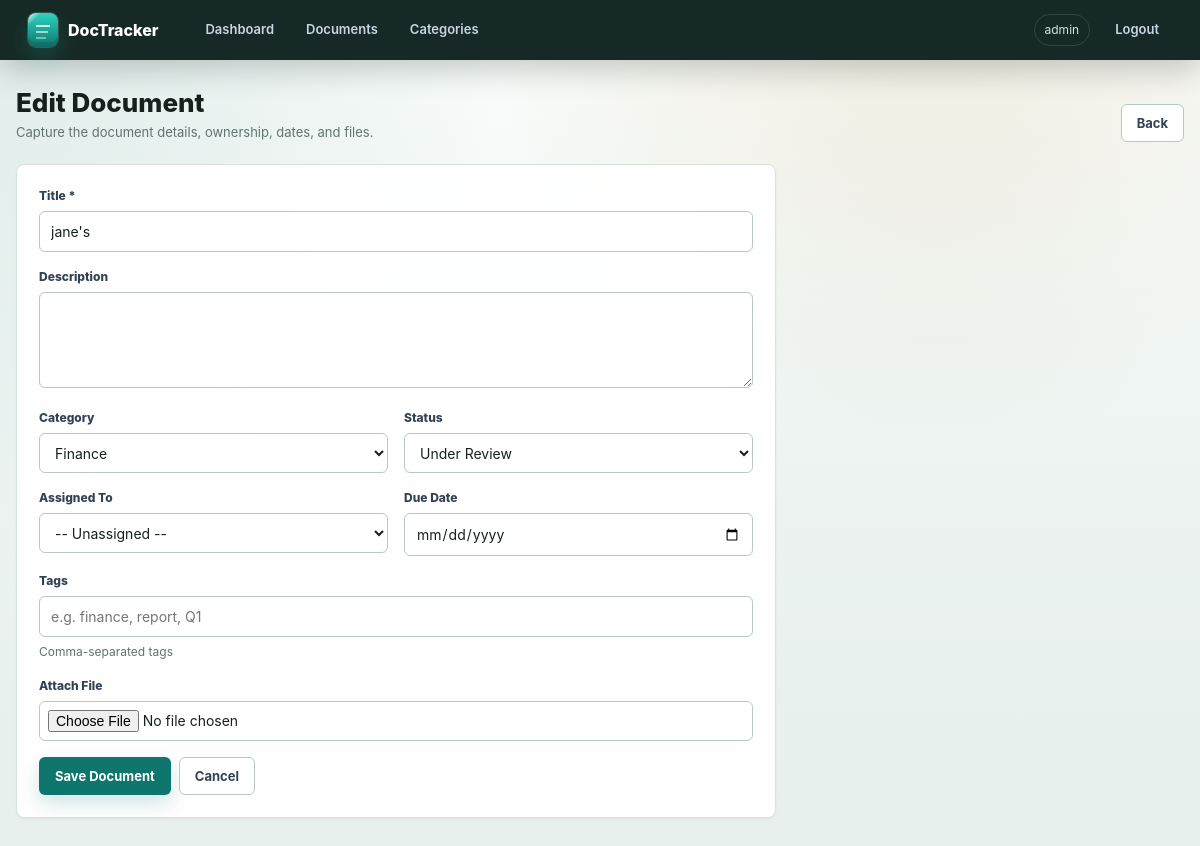
/documents/8/edit/ (signed in), run on the app's committed database.
### documents/models.py (models this page shows, shortened)
class Document(models.Model):
    STATUS_CHOICES = [
        ('draft', 'Draft'),
        ('review', 'Under Review'),
        ('approved', 'Approved'),
        ('archived', 'Archived'),
    ]
    title = models.CharField(max_length=255)
    description = models.TextField(blank=True)
    category = models.ForeignKey(Category, on_delete=models.SET_NULL, null=True, blank=True)
    status = models.CharField(max_length=20, choices=STATUS_CHOICES, default='draft')
    file = models.FileField(upload_to='documents/', null=True, blank=True)
    tags = models.CharField(max_length=500, blank=True, help_text="Comma-separated tags")
    created_by = models.ForeignKey(User, on_delete=models.SET_NULL, null=True, related_name='created_docs')
    assigned_to = models.ForeignKey(User, on_delete=models.SET_NULL, null=True, blank=True, related_name='assigned_docs')
    created_at = models.DateTimeField(auto_now_add=True)
    updated_at = models.DateTimeField(auto_now=True)
    due_date = models.DateField(null=True, blank=True)
    class Meta:
        ordering = ['-created_at']

### documents/views.py (the view)
# urls.py: path('documents/<int:pk>/edit/', views.document_edit, name='document_edit'),
@login_required
def document_edit(request, pk):
    doc = get_manageable_document_or_404(request, pk)
    old_status = doc.status
    if request.method == 'POST':
        form = DocumentForm(request.POST, request.FILES, instance=doc)
        if form.is_valid():
            doc = form.save()
            note = f'Document updated'
            if old_status != doc.status:
                note = f'Status changed from {old_status} to {doc.status}'
            DocumentHistory.objects.create(
                document=doc, changed_by=request.user,
                change_note=note, old_status=old_status, new_status=doc.status
            )
            messages.success(request, 'Document updated.')
            return redirect('document_detail', pk=doc.pk)
    else:
        form = DocumentForm(instance=doc)
    return render(request, 'documents/form.html', {'form': form, 'title': 'Edit Document', 'doc': doc})

### documents/forms.py
class DocumentForm(forms.ModelForm):
    class Meta:
        model = Document
        fields = ['title', 'description', 'category', 'status', 'file', 'tags', 'assigned_to', 'due_date']
        widgets = {
            'due_date': forms.DateInput(attrs={'type': 'date'}),
            'description': forms.Textarea(attrs={'rows': 3}),
            'tags': forms.TextInput(attrs={'placeholder': 'e.g. finance, report, Q1'}),
        }
    def __init__(self, *args, **kwargs):
        super().__init__(*args, **kwargs)
        self.fields['assigned_to'].queryset = User.objects.all()
        self.fields['assigned_to'].empty_label = "-- Unassigned --"
        self.fields['category'].empty_label = "-- No Category --"

### documents/models.py (called while the page is built)
    def __str__(self):
        return self.name

### documents/views.py (called while the page is built)
def get_manageable_document_or_404(request, pk):
    docs = Document.objects.all()
    if not request.user.is_staff and not request.user.is_superuser:
        docs = docs.filter(created_by=request.user)
    return get_object_or_404(docs, pk=pk)

### templates/documents/form.html (shortened to what this page needs)
{% extends 'base.html' %}
{% block content %}
<div class="page-header">
  <div>
    <h1>{{ title }}</h1>
    <p class="page-kicker">Capture the document details, ownership, dates, and files.</p>
  </div>
  <a href="{% url 'document_list' %}" class="btn btn-secondary">Back</a>
</div>
<div class="card form-card">
  <form method="post" enctype="multipart/form-data">
    <div class="form-group">
      <label>Title *</label>{{ form.title }}
    </div>
    <div class="form-group">
      <label>Description</label>{{ form.description }}
    </div>
    <div class="form-row">
      <div class="form-group"><label>Category</label>{{ form.category }}</div>
      <div class="form-group"><label>Status</label>{{ form.status }}</div>
    </div>
    <div class="form-row">
      <div class="form-group"><label>Assigned To</label>{{ form.assigned_to }}</div>
      <div class="form-group"><label>Due Date</label>{{ form.due_date }}</div>
    </div>
    <div class="form-group">
      <label>Tags</label>{{ form.tags }}
      {% if form.tags.help_text %}<small class="form-help">{{ form.tags.help_text }}</small>{% endif %}
    </div>
    <div class="form-group"><label>Attach File</label>{{ form.file }}</div>
    <div class="actions mt-3">
      <button type="submit" class="btn btn-primary">Save Document</button>
      {% if doc %}<a href="{% url 'document_detail' doc.pk %}" class="btn btn-secondary">Cancel</a>{% endif %}
    </div>
  </form>
</div>
{% endblock %}

### templates/base.html (shortened to what this page needs)
<!DOCTYPE html>
<html lang="en">
<head>
</head>
<body>
{% if user.is_authenticated %}
<nav>
  <span class="brand">DocTracker</span>
  <a href="{% url 'dashboard' %}">Dashboard</a>
  <a href="{% url 'document_list' %}">Documents</a>
  <a href="{% url 'category_list' %}">Categories</a>
  <span class="user">{{ user.username }}</span>
  <a href="{% url 'logout' %}">Logout</a>
</nav>
{% endif %}
<div class="container">
  {% block content %}{% endblock %}
</div>
</body>
</html>

### templates/base.html (style rules this page uses)
:root { --bg: #edf4f2; --surface: #ffffff; --surface-soft: #f5f8f7; --line: #d7e2df; --line-strong: #b8c8c4; --text: #17201d; --muted: #62736f; --primary: #0f766e; --primary-dark: #0b5f59; --accent: #c0842d; --accent-soft: #fff1d6; --danger: #b42318; --danger-dark: #8f1d14; --success: #167a46; --warning: #9a6700; --nav: #10231f; --shadow: 0 18px 50px rgba(16, 35, 31, .09); }
*, *::before, *::after { box-sizing: border-box; margin: 0; padding: 0; }
html { min-height: 100%; }
body { min-height: 100vh; font-family: Inter, ui-sans-serif, system-ui, -apple-system, BlinkMacSystemFont, "Segoe UI", sans-serif; font-size: 14px; line-height: 1.5; background: radial-gradient(circle at top left, rgba(15, 118, 110, .11), transparent 32rem), radial-gradient(circle at 78% 0%, rgba(192, 132, 45, .12), transparent 28rem), linear-gradient(180deg, #fbfdfb 0%, var(--bg) 48%, #e6efec 100%); color: var(--text); }
a { color: var(--primary); text-decoration: none; }
nav { position: sticky; top: 0; z-index: 10; min-height: 60px; padding: 0 28px; display: flex; align-items: center; gap: 6px; background: rgba(16, 35, 31, .97); color: #fff; box-shadow: 0 10px 30px rgba(16, 35, 31, .22); backdrop-filter: blur(12px); }
nav .brand { display: inline-flex; align-items: center; gap: 10px; margin-right: 28px; color: #fff; font-size: 16px; font-weight: 800; letter-spacing: 0; }
nav .brand::before { content: ""; width: 30px; height: 34px; border-radius: 8px; background: linear-gradient(135deg, rgba(255,255,255,.92), rgba(255,255,255,0) 42%) top left / 16px 16px no-repeat, linear-gradient(90deg, rgba(255,255,255,.78), rgba(255,255,255,.78)) 8px 12px / 14px 2px no-repeat, linear-gradient(90deg, rgba(255,255,255,.58), rgba(255,255,255,.58)) 8px 18px / 12px 2px no-repeat, linear-gradient(90deg, rgba(255,255,255,.42), rgba(255,255,255,.42)) 8px 24px / 10px 2px no-repeat, linear-gradient(180deg, #2dd4bf, var(--primary)); box-shadow: 0 0 0 1px rgba(255,255,255,.16), 0 10px 22px rgba(45, 212, 191, .18), inset 0 -5px 0 rgba(16, 35, 31, .14); transform-origin: 50% 80%; animation: logo-float 3.8s ease-in-out infinite; }
nav a { min-height: 38px; padding: 0 13px; display: inline-flex; align-items: center; border-radius: 6px; color: #cbd5e1; font-size: 13px; font-weight: 600; }
nav .user { margin-right: 6px; color: #d6e3df; font-size: 12px; padding: 6px 10px; border: 1px solid rgba(255,255,255,.12); border-radius: 999px; }
.container { width: min(1180px, calc(100% - 32px)); margin: 0 auto; padding: 28px 0 44px; }
.page-header { display: flex; align-items: flex-end; justify-content: space-between; gap: 16px; margin-bottom: 22px; }
.page-header h1 { color: var(--text); font-size: 26px; line-height: 1.15; font-weight: 800; letter-spacing: 0; }
.page-kicker { margin-top: 5px; color: var(--muted); font-size: 13px; }
.card { background: rgba(255,255,255,.96); border: 1px solid var(--line); border-radius: 8px; padding: 22px; margin-bottom: 18px; box-shadow: 0 1px 2px rgba(16, 35, 31, .05); }
.form-card { max-width: 760px; }
.form-group { margin-bottom: 16px; }
label { display: block; margin-bottom: 6px; color: #334155; font-size: 12px; font-weight: 800; }
input[type=text], input[type=password], input[type=date], input[type=email], input[type=file], select, textarea { width: 100%; min-height: 40px; padding: 9px 11px; border: 1px solid var(--line-strong); border-radius: 6px; background: #fff; color: var(--text); font: inherit; transition: border-color .15s ease, box-shadow .15s ease, background .15s ease; }
input[type=file] { padding: 8px; }
textarea { min-height: 96px; resize: vertical; }
.form-row { display: grid; grid-template-columns: repeat(2, minmax(0, 1fr)); gap: 16px; }
.form-help { display: block; margin-top: 6px; color: var(--muted); font-size: 12px; }
.btn { display: inline-flex; align-items: center; justify-content: center; gap: 7px; min-height: 38px; padding: 8px 15px; border: 1px solid transparent; border-radius: 6px; font: inherit; font-size: 13px; font-weight: 750; cursor: pointer; transition: background .15s ease, border-color .15s ease, color .15s ease, transform .15s ease; }
.btn-primary { background: var(--primary); color: #fff; box-shadow: 0 8px 18px rgba(15, 118, 110, .18); }
.btn-secondary { background: #fff; color: #334155; border-color: var(--line-strong); }
.actions { display: flex; flex-wrap: wrap; gap: 8px; align-items: center; }
.mt-3 { margin-top: 16px; }

### data on the page
Document: title "jane's", category "Finance", status "Under Review", assigned_to "-- Unassigned --"

### other printed values
{{ user.username }} "admin"
{{ title }} "Edit Document"
